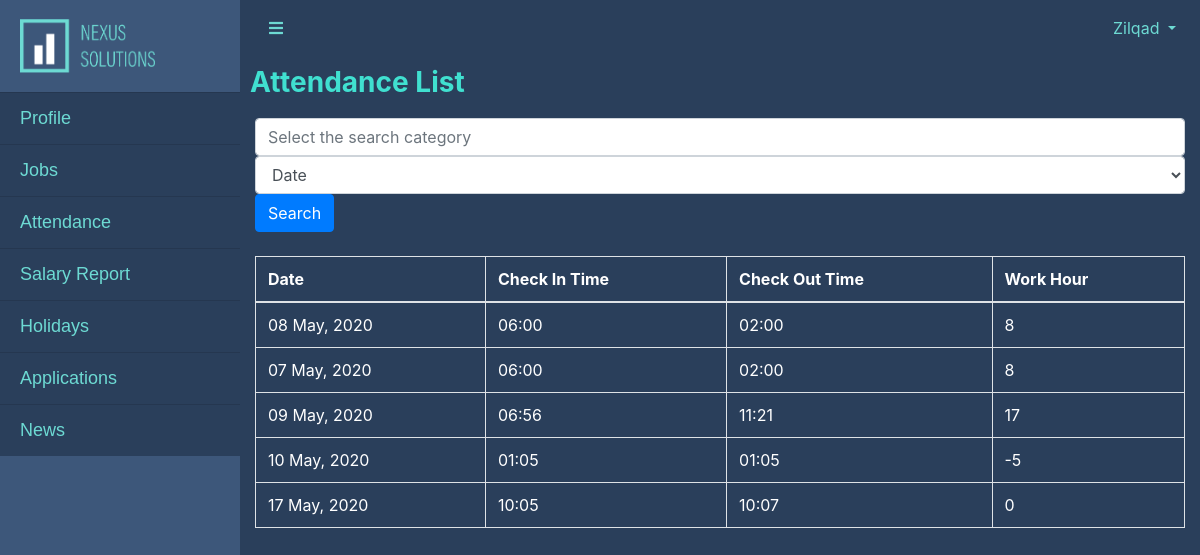
/view/emp-attendance.php (signed in), run on the app's committed database.
### tables this page shows
CREATE TABLE `attendance` (
  `attendance_id` int(10) NOT NULL,
  `work_hour` int(50) NOT NULL DEFAULT 0,
  `check_in` datetime(6) NOT NULL,
  `check_out` datetime(6) DEFAULT NULL,
  `emp_id` int(10) NOT NULL
);

### view/emp-attendance.php (the view, shortened to what this page needs)
<?php
    include "../controller/db_connect.php";
?>
<?php
  function readTable()
  {
    global $connection;
    $empId = $_SESSION['emp_id'];
    if(isset($_GET['searchbar']) && !empty($_GET['searchbar']))
    {
      $category = $_GET['category'];
      if($category=="attId")
      {
        $id = $_GET['searchbar'];
        $query = "SELECT * FROM attendance WHERE attendance_id LIKE '%$id%' and emp_id = '$empId'";
      }
      elseif($category=="date")
      {
        $date = $_GET['searchbar'];
        $query = "SELECT * FROM attendance WHERE check_in LIKE '$date%'  and emp_id = '$empId'";
      }
      $result = mysqli_query($connection, $query);
        while($row = mysqli_fetch_assoc($result))
        {
          $attId = $row['attendance_id'];
          $workHour = $row['work_hour'];
          $checkIn = $row['check_in'];
          $checkIn = strtotime($checkIn);
          $date = date('d M, Y', $checkIn);
          $checkIn = date('h:i', $checkIn);
          $checkOut = $row['check_out'];
          $checkOut = strtotime($checkOut);
          $checkOut = date('h:i', $checkOut);
          echo "<tr>";
          echo "<td>{$date}</td>";
          echo "<td>{$checkIn}</td>";
          echo "<td>{$checkOut}</td>";
          echo "<td>{$workHour}</td>";
          echo "</tr>";
        }
    }
    else
    {
      $query = "SELECT * FROM attendance  WHERE emp_id = '$empId'";
      $result = mysqli_query($connection, $query);
        while($row = mysqli_fetch_assoc($result))
        {
          $workHour = $row['work_hour'];
          $checkIn = $row['check_in'];
          $checkIn = strtotime($checkIn);
          $date = date('d M, Y', $checkIn);
          $checkIn = date('h:i', $checkIn);
          $checkOut = $row['check_out'];
          $checkOut = strtotime($checkOut);
          $checkOut = date('h:i', $checkOut);
          echo "<tr>";
          echo "<td>{$date}</td>";
          echo "<td>{$checkIn}</td>";
          echo "<td>{$checkOut}</td>";
          echo "<td>{$workHour}</td>";
          echo "</tr>";
        }
      }
  }
?>
<html lang="en">
<?php include "header.php"; ?>
      <div class="container" >
        <div class="row" >
            <h3 class="page-header">
              <span style="color:turquoise"><b>Attendance List</b></span>
            </h3>
        </div>
        <div class="row-12">
          <form action"">
            <h5>
              <div class=".col-9">
                <input class="form-control" type="text" name="searchbar" value="" placeholder="Select the search category">
              </div>
              <div class=".col-3">
                <select class="form-control" id="category" name="category">
                  <option value="date">Date</option>
                </select>
                <input class="btn btn-primary" type="submit" name="submit" value="Search">
              </div>
              <br>
              <div class="col-xs-6">
                <table style="color:white" class="table table-bordered">
                    <tr>
                      <th>Date</th>
                      <th>Check In Time</th>
                      <th>Check Out Time</th>
                      <th>Work Hour</th>
                    </tr>
                  <tbody>
                    <?php readTable(); ?>
                  </tbody>
                </table>
              </div>
            </h5>
          </form>
        </div>
<?php include "footer.php"; ?>
</html>

### css/simple-sidebar.css (style rules this page uses)
body { overflow-x: hidden; background-color: #2a3f5b; }

### view/header.php (style rules this page uses)
.row { display: grid; grid-template-columns: auto auto auto auto; grid-row-gap: 50px; grid-column-gap: 10px; padding: 10px; }

### data on the page
attendance: check_in "08 May, 2020", check_in "06:00", check_out "02:00", work_hour "8"
attendance: check_in "07 May, 2020", check_in "06:00", check_out "02:00", work_hour "8"
attendance: check_in "09 May, 2020", check_in "06:56", check_out "11:21", work_hour "17"
attendance: check_in "10 May, 2020", check_in "01:05", check_out "01:05", work_hour "-5"
attendance: check_in "17 May, 2020", check_in "10:05", check_out "10:07", work_hour "0"

### other printed values
$_SESSION['username'] "Zilqad"
